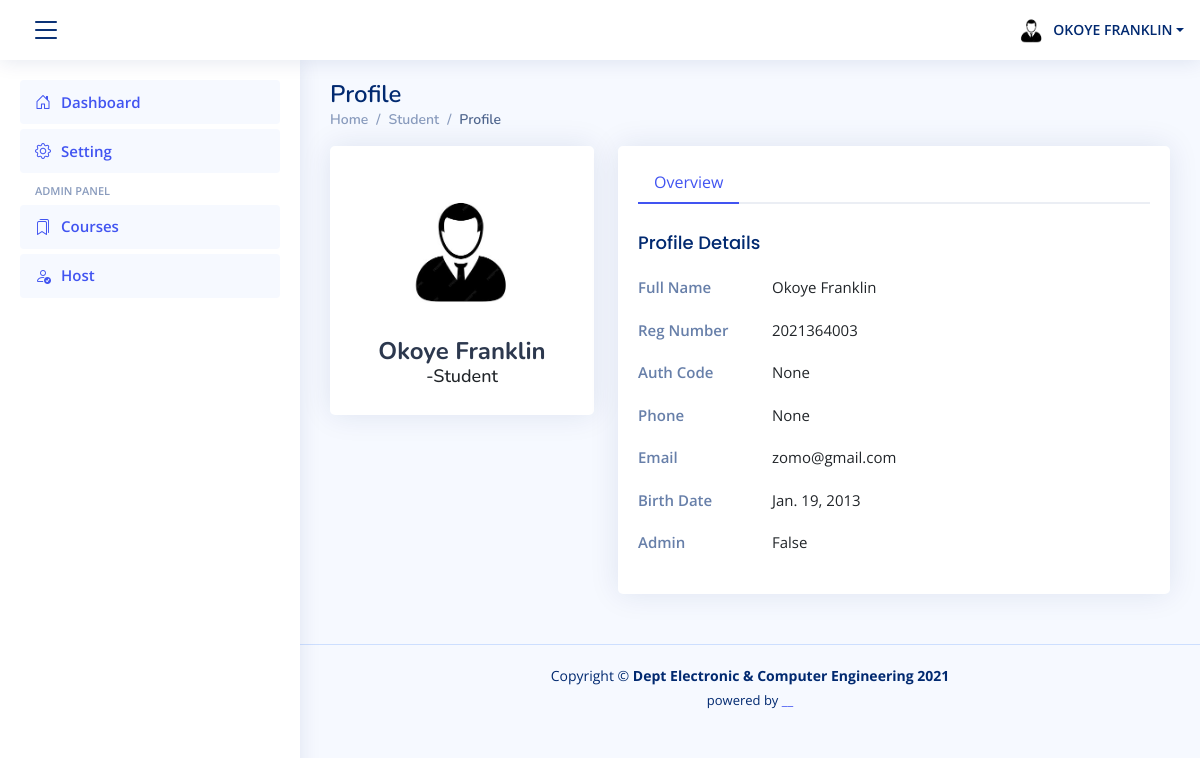
The app's page /profile/ (signed in) with its own data.
### students/models.py (models this page shows, shortened)
class Student(models.Model):
    reg_number = models.CharField(unique=True, verbose_name='Registration Number', max_length =10)
    first_name = models.CharField(max_length=50, verbose_name='First Name')
    last_name = models.CharField(max_length=50, verbose_name = 'Last Name')
    SEX_CHOICES = [
        ('M', 'Male'),
        ('F', 'Female'),
    ]
    sex = models.CharField(max_length=1, choices=SEX_CHOICES)
    birth_date = models.DateField(verbose_name = 'Date of Birth', null=True, blank=True)
    auth_code = models.CharField(max_length=20, verbose_name= 'Auth Code', null=True, blank=True)
    phone = models.CharField(max_length=20, verbose_name='Phone',  null=True, blank=True)
    admin = models.BooleanField(verbose_name='Admin', default='False', null=True, blank=True)
    class Meta:
        verbose_name = 'Student'
        verbose_name_plural = 'Students'

### students/views.py (the view)
# urls.py: path('profile/', views.userProfile, name='profile'),
@login_required
def userProfile(request):
    student = Student.objects.get(reg_number=request.user)
    sex = {'M':'male'}.get(student.sex)
    return render(request, template_name='profile.html', context={'sex':sex, 'student':student})

### templates/profile.html (shortened to what this page needs)
{% extends "partials/base.html" %}
{% load static %}
{% block content %}
<main id="main" class="main">
  <div class="pagetitle">
    <h1>Profile</h1>
    <nav>
      <ol class="breadcrumb">
        <li class="breadcrumb-item"><a href="{% url 'dashboard' %}">Home</a></li>
        <li class="breadcrumb-item">Student</li>
        <li class="breadcrumb-item active">Profile</li>
      </ol>
    </nav>
  </div>
  <section class="section profile">
    <div class="row">
      <div class="col-xl-4">
        <div class="card">
          <div class="card-body profile-card pt-4 d-flex flex-column align-items-center">
            {% if sex %}
            <img src="{% static 'assets/img/male.jpg' %}" alt="Profile" class="rounded-circle">
            {% else %}
            <img src="{% static 'assets/img/female.jpg' %}" alt="Profile" class="rounded-circle">
            {%endif%}
            <h2>{{request.user.first_name|title}} {{request.user.last_name|title}}</h2>
            <h3>-Student</h3>
          </div>
        </div>
      </div>
      <div class="col-xl-8">
        <div class="card">
          <div class="card-body pt-3">
            <ul class="nav nav-tabs nav-tabs-bordered" role="tablist">
              <li class="nav-item" role="presentation">
                <button class="nav-link active" data-bs-toggle="tab" data-bs-target="#profile-overview" aria-selected="true" role="tab">Overview</button>
              </li>
            </ul>
            <div class="tab-content pt-2">
              <div class="tab-pane fade profile-overview active show" id="profile-overview" role="tabpanel">
                <h5 class="card-title">Profile Details</h5>
                <div class="row">
                  <div class="col-lg-3 col-md-4 label ">Full Name</div>
                  <div class="col-lg-9 col-md-8">{{request.user.first_name|title}} {{request.user.last_name|title}}</div>
                </div>
                <div class="row">
                  <div class="col-lg-3 col-md-4 label ">Reg Number</div>
                  <div class="col-lg-9 col-md-8">{{request.user.username}}</div>
                </div>
                <div class="row">
                  <div class="col-lg-3 col-md-4 label ">Auth Code</div>
                  <div class="col-lg-9 col-md-8">{{student.auth_code}}</div>
                </div>
                <div class="row">
                  <div class="col-lg-3 col-md-4 label">Phone</div>
                  <div class="col-lg-9 col-md-8">{{student.phone}}</div>
                </div>
                <div class="row">
                  <div class="col-lg-3 col-md-4 label">Email</div>
                  <div class="col-lg-9 col-md-8">{{request.user.email}}</div>
                </div>
                <div class="row">
                  <div class="col-lg-3 col-md-4 label">Birth Date</div>
                  <div class="col-lg-9 col-md-8">{{student.birth_date}}</div>
                </div>
                <div class="row">
                  <div class="col-lg-3 col-md-4 label">Admin</div>
                  <div class="col-lg-9 col-md-8">{{student.admin}}</div>
                </div>
              </div>
            </div>
          </div>
        </div>
      </div>
    </div>
  </section>
</main>
  {% endblock %}

### templates/partials/base.html (shortened to what this page needs)
{% load static %}
{% load humanize %}
<!DOCTYPE html>
<html lang="en">
<head>
  <link href="{% static 'assets/vendor/bootstrap/css/bootstrap.min.css' %}" rel="stylesheet">
  <link href="{% static 'assets/vendor/bootstrap-icons/bootstrap-icons.css' %}" rel="stylesheet">
  <link href="{% static 'assets/css/style.css' %}" rel="stylesheet">
</head>
<body>
  <header id="header" class="header fixed-top d-flex align-items-center">
    <div class="d-flex align-items-center justify-content-between">
      <i class="bi bi-list toggle-sidebar-btn"></i>
    </div>
    <nav class="header-nav ms-auto">
      <ul class="d-flex align-items-center">
        {% if request.user.is_authenticated %}
        <li class="nav-item dropdown pe-3">
          <a class="nav-link nav-profile d-flex align-items-center pe-0" href="#" data-bs-toggle="dropdown">
            {% if sex %}
            <img src="{% static 'assets/img/male.jpg' %}" alt="Profile" class="rounded-circle">
            {% else %}
            <img src="{% static 'assets/img/female.jpg' %}" alt="Profile" class="rounded-circle">
            {%endif%}
            <span class="d-md-block dropdown-toggle ps-2">{{request.user.first_name|upper }} {{request.user.last_name|upper}}</span>
          </a>
        </li>
      </ul>
      {% else %}
      <div class="d-flex align-items-center ">
        <div class="logo  text-center">
          <span class=" d-lg-block " style="padding-left:20px"><a href="{%url 'login'%}">Login</a></span>
        </div>
      </div>
      {%endif%}
    </nav>
  </header>
  <aside id="sidebar" class="sidebar">
    <ul class="sidebar-nav" id="sidebar-nav">
      <li class="nav-item">
        <a class="nav-link " href="{% url 'dashboard' %}">
          <i class="bi bi-house-door"></i>
          <span>Dashboard</span>
        </a>
      </li>
      <li class="nav-item">
        <a class="nav-link " href="{% url 'setting' %}">
          <i class="bi bi-gear"></i>
          <span>Setting</span>
        </a>
      </li>
      <li class="nav-heading">Admin panel</li>
      <li class="nav-item">
        <a class="nav-link " href="{% url 'course_list' %}">
          <i class="bi bi-bookmarks"></i>
          <span>Courses</span>
        </a>
      </li>
      <li class="nav-item">
        <a class="nav-link " href="{% url 'admin_list' %}">
          <i class="bi bi-person-check"></i>
          <span>Host</span>
        </a>
      </li>
    </ul>
  </aside>
      <div id='content'>
        {% block content %}
        {%endblock%}
      </div>
  <footer id="footer" class="footer">
    <div class="copyright">
      Copyright &copy; <strong><span>Dept Electronic &amp; Computer Engineering 2021
      </span></strong>
    </div>
    <div class="credits">
   powered by <a href="#">__</a>
    </div>
  </footer>
</body>
</html>

### static/assets/css/style.css (style rules this page uses)
:root { scroll-behavior: smooth; }
body { font-family: "Open Sans", sans-serif; background: #f6f9ff; color: #444444; }
a { color: #4154f1; text-decoration: none; }
h1, h2, h3, h4, h5, h6 { font-family: "Nunito", sans-serif; }
#main { margin-top: 60px; padding: 20px 30px; transition: all 0.3s; }
.pagetitle { margin-bottom: 10px; }
.pagetitle h1 { font-size: 24px; margin-bottom: 0; font-weight: 600; color: #012970; }
.card { margin-bottom: 30px; border: none; border-radius: 5px; box-shadow: 0px 0 30px rgba(1, 41, 112, 0.1); }
.card-title { padding: 20px 0 15px 0; font-size: 18px; font-weight: 500; color: #012970; font-family: "Poppins", sans-serif; }
.card-body { padding: 0 20px 20px 20px; }
.breadcrumb { font-size: 14px; font-family: "Nunito", sans-serif; color: #899bbd; font-weight: 600; }
.breadcrumb a { color: #899bbd; transition: 0.3s; }
.breadcrumb .breadcrumb-item::before { color: #899bbd; }
.breadcrumb .active { color: #51678f; font-weight: 600; }
.nav-tabs-bordered { border-bottom: 2px solid #ebeef4; }
.nav-tabs-bordered .nav-link { margin-bottom: -2px; border: none; color: #2c384e; }
.nav-tabs-bordered .nav-link.active { background-color: #fff; color: #4154f1; border-bottom: 2px solid #4154f1; }
.header { transition: all 0.5s; z-index: 997; height: 60px; box-shadow: 0px 2px 20px rgba(1, 41, 112, 0.1); background-color: #fff; padding-left: 20px; }
.header .toggle-sidebar-btn { font-size: 32px; padding-left: 10px; cursor: pointer; color: #012970; }
.header-nav ul { list-style: none; }
.header-nav>ul { margin: 0; padding: 0; }
.header-nav .nav-profile { color: #012970; }
.header-nav .nav-profile img { max-height: 36px; }
.header-nav .nav-profile span { font-size: 14px; font-weight: 600; }
.sidebar { position: fixed; top: 60px; left: 0; bottom: 0; width: 300px; z-index: 996; transition: all 0.3s; padding: 20px; overflow-y: auto; scrollbar-width: thin; scrollbar-color: #aab7cf transparent; box-shadow: 0px 0px 20px rgba(1, 41, 112, 0.1); background-color: #fff; }
@media (min-width: 1200px) { #main, #footer { margin-left: 300px; } }
.sidebar-nav { padding: 0; margin: 0; list-style: none; }
.sidebar-nav li { padding: 0; margin: 0; list-style: none; }
.sidebar-nav .nav-item { margin-bottom: 5px; }
.sidebar-nav .nav-heading { font-size: 11px; text-transform: uppercase; color: #899bbd; font-weight: 600; margin: 10px 0 5px 15px; }
.sidebar-nav .nav-link { display: flex; align-items: center; font-size: 15px; font-weight: 600; color: #4154f1; transition: 0.3; background: #f6f9ff; padding: 10px 15px; border-radius: 4px; }
.sidebar-nav .nav-link i { font-size: 16px; margin-right: 10px; color: #4154f1; }
.profile .profile-card img { max-width: 120px; }
.profile .profile-card h2 { font-size: 24px; font-weight: 700; color: #2c384e; margin: 10px 0 0 0; }
.profile .profile-card h3 { font-size: 18px; }
.profile .profile-overview .row { margin-bottom: 20px; font-size: 15px; }
.profile .profile-overview .card-title { color: #012970; }
.profile .profile-overview .label { font-weight: 600; color: rgba(1, 41, 112, 0.6); }
.footer { padding: 20px 0; font-size: 14px; transition: all 0.3s; border-top: 1px solid #cddfff; }
.footer .copyright { text-align: center; color: #012970; }
.footer .credits { padding-top: 5px; text-align: center; font-size: 13px; color: #012970; }

### records on screen
Student: auth_code "None", phone "None", birth_date "Jan. 19, 2013", admin "False"

### other values on screen
{{ request.user.first_name|upper }} "OKOYE"
{{ request.user.last_name|upper }} "FRANKLIN"
{{ request.user.first_name|title }} "Okoye"
{{ request.user.last_name|title }} "Franklin"
{{ request.user.username }} "2021364003"
{{ request.user.email }} "zomo@gmail.com"
